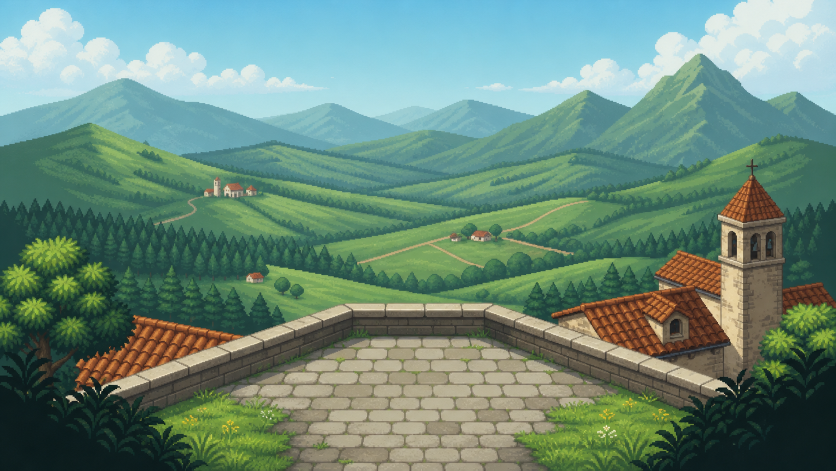
#> input picture experiment-f-connected-belvedere/assets/belvedere.png, 1672 x 941 px (shown at 1/2 size); the run also reads 2 pictures not shown here
$ python verify_belvedere_capture.py
#> lines starting #> are read from the running program, lines starting #| are printed output that depends on the picture
"""Verify the real-rendered belvedere background and localized traveler."""

from __future__ import annotations

import json
from pathlib import Path

from PIL import Image, ImageChops


ROOT = Path(__file__).resolve().parent.parent


def main() -> int:
    art = Image.open(ROOT / "assets" / "belvedere.png").convert("RGB")
#> art is the input picture: PIL image 1672x941 RGB; mean R, G, B 106.8, 137.5, 121.9
    capture = Image.open(ROOT / "diagnostics" / "runtime_belvedere_capture.png").convert("RGB")
    baseline = Image.open(ROOT / "diagnostics" / "runtime_belvedere_baseline.png").convert("RGB")
    baseline_diff = ImageChops.difference(art, baseline)
#> baseline_diff: PIL image 1672x941 RGB; every value is 0
    player_diff = ImageChops.difference(capture, baseline)
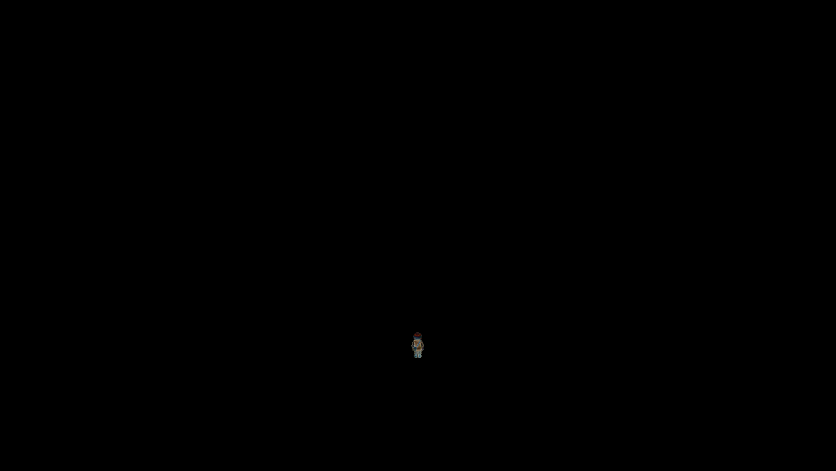
#> player_diff: PIL image 1672x941 RGB (shown at 1/2 size); mean R, G, B 0, 0, 0
    baseline_bbox = baseline_diff.getbbox()
#> baseline_bbox = None
    player_bbox = player_diff.getbbox()
#> player_bbox = (823, 664, 848, 716)
    changed_pixels = 0
    if player_bbox:
        for pixel in player_diff.crop(player_bbox).get_flattened_data():
            if pixel != (0, 0, 0):
                changed_pixels += 1
#> this loop made 0 passes
#> after the loop, changed_pixels = 0
    expected_envelope = (812, 656, 861, 721)
    bbox_inside_envelope = bool(
        player_bbox
        and player_bbox[0] >= expected_envelope[0]
        and player_bbox[1] >= expected_envelope[1]
        and player_bbox[2] <= expected_envelope[2]
        and player_bbox[3] <= expected_envelope[3]
    )
    passed = baseline_bbox is None and bbox_inside_envelope and 300 <= changed_pixels <= 1600
    if player_bbox:
        crop_box = (
            max(0, player_bbox[0] - 120),
            max(0, player_bbox[1] - 80),
            min(capture.width, player_bbox[2] + 120),
            min(capture.height, player_bbox[3] + 120),
        )
        capture.crop(crop_box).save(ROOT / "diagnostics" / "runtime_belvedere_capture_crop.png")
    report = {
        "passed": passed,
        "baseline_equals_locked_art": baseline_bbox is None,
        "baseline_difference_bbox": list(baseline_bbox) if baseline_bbox else None,
        "traveler_difference_bbox": list(player_bbox) if player_bbox else None,
        "expected_traveler_envelope": list(expected_envelope),
        "traveler_bbox_inside_expected_envelope": bbox_inside_envelope,
        "traveler_changed_pixel_count": changed_pixels,
        "changed_pixel_acceptance_range": [300, 1600],
    }
    (ROOT / "diagnostics" / "render_capture_verification.json").write_text(json.dumps(report, indent=2), encoding="utf-8")
    print(json.dumps(report, indent=2))
    return 0 if passed else 1


if __name__ == "__main__":
#> (the run stopped early here; a loop or call above may not have finished)
